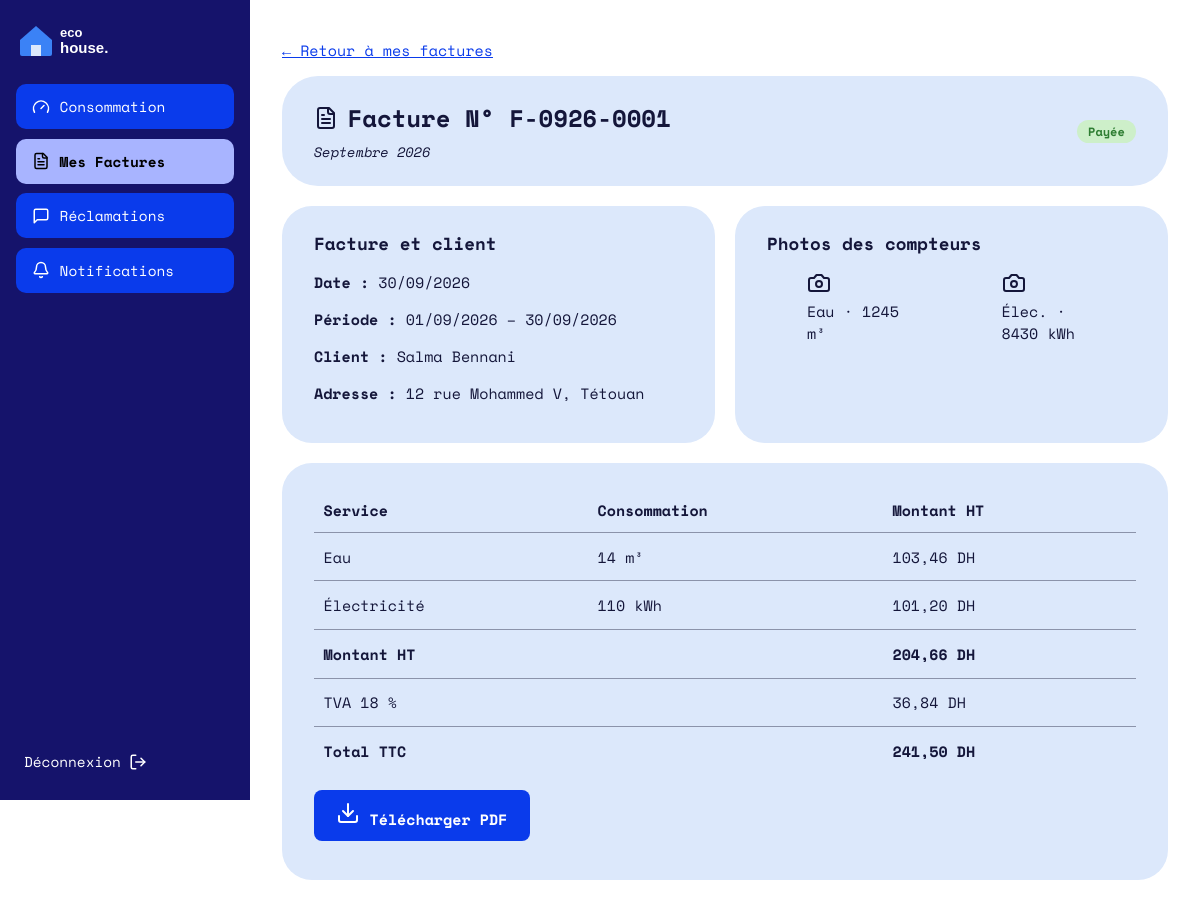
Screenshot of /Facture/one/1 (signed in) with the database file from the repository.
### tables this page shows
CREATE TABLE `facture` (
  `id` int(11) NOT NULL,
  `numero` varchar(30) NOT NULL,
  `id_client` int(11) NOT NULL,
  `id_consommation` int(11) NOT NULL,
  `date_facture` date NOT NULL,
  `periode` varchar(20) NOT NULL,
  `conso_eau` decimal(10,2) DEFAULT NULL,
  `conso_elec` decimal(10,2) DEFAULT NULL,
  `montant_ht` decimal(10,2) DEFAULT NULL,
  `tva` decimal(10,2) DEFAULT NULL,
  `montant_ttc` decimal(10,2) DEFAULT NULL,
  `statut` enum('impayee','payee') DEFAULT 'impayee'
);

CREATE TABLE `consommation` (
  `id` int(11) NOT NULL,
  `id_client` int(11) NOT NULL,
  `mois` tinyint(4) NOT NULL,
  `annee` smallint(6) NOT NULL,
  `index_eau` decimal(10,2) NOT NULL,
  `index_elec` decimal(10,2) NOT NULL,
  `photo_eau` varchar(255) DEFAULT NULL,
  `photo_elec` varchar(255) DEFAULT NULL,
  `date_saisie` datetime DEFAULT current_timestamp(),
  `statut` enum('normale','anomalie','corrigee') DEFAULT 'normale',
  CONSTRAINT `chk_mois` CHECK (`mois` BETWEEN 1 AND 12)
);

CREATE TABLE `client` (
  `id` int(11) NOT NULL,
  `nom` varchar(100) NOT NULL,
  `prenom` varchar(100) NOT NULL,
  `adresse` varchar(255) DEFAULT NULL,
  `telephone` varchar(20) DEFAULT NULL,
  `email` varchar(150) NOT NULL,
  `mot_de_passe` varchar(255) NOT NULL,
  `num_compteur_eau` varchar(50) DEFAULT NULL,
  `num_compteur_elec` varchar(50) DEFAULT NULL,
  `index_initial_eau` decimal(10,2) NOT NULL DEFAULT 0.00,
  `index_initial_elec` decimal(10,2) NOT NULL DEFAULT 0.00,
  `date_creation` datetime DEFAULT current_timestamp()
);

### Traitement/Facture.php (called while the page is built, shortened)
<?php
function calculerMontant(float $conso, string $type): float
{
    $tranches = TRANCHES[$type];
    if (!CALCUL_PROGRESSIF) {
        foreach ($tranches as [$max, $prix]) {
            if ($max === null || $conso <= $max) {
                return round($conso * $prix, 2);
            }
        }
    }
    $total = 0.0;
    return round($total, 2);
}
function factureOne(int $id): void
{
    $facture = bdFactureOne($id);
    $facture['montant_eau']  = calculerMontant((float) $facture['conso_eau'], 'eau');
    $facture['montant_elec'] = calculerMontant((float) $facture['conso_elec'], 'elec');
    afficherVue('facture/one.php', [
        'titre'   => 'Facture ' . $facture['numero'],
        'facture' => $facture,
    ]);
}

### index.php (called while the page is built, shortened)
<?php
require_once __DIR__ . '/BD/Connexion.php';
require_once __DIR__ . '/Traitement/Auth.php';
$url      = trim((string) ($_GET['url'] ?? ''), '/');
$segments = $url === '' ? ['Auth', 'login'] : explode('/', $url);
$entite = ucfirst(strtolower($segments[0]));
$action = strtolower($segments[1] ?? '');
$param  = $segments[2] ?? null;
$fonction = (PREFIXES[$entite] ?? strtolower($entite)) . ucfirst($action);
$rf   = new ReflectionFunction($fonction);
$args = [];
if ($rf->getNumberOfParameters() >= 1) {
    $type = $rf->getParameters()[0]->getType();
    if ($type instanceof ReflectionNamedType && $type->getName() === 'int') {
        $args[] = (int) $param;
    } elseif ($param !== null) {
        $args[] = preg_match('/^[a-z0-9_-]+$/i', $param) ? $param : '';
    }
} elseif ($param !== null) {
    afficher404();
}
$fonction(...$args);

### BD/Connexion.php (called while the page is built, shortened)
<?php
function getConnexion(): PDO
{
    static $pdo = null;
    $hote = 'localhost';
    $base = 'gestion_factures';
    $user = 'root';
    $mdp  = '';
    try {
        $pdo = new PDO("mysql:host=$hote;dbname=$base;charset=utf8mb4", $user, $mdp, [
            PDO::ATTR_ERRMODE            => PDO::ERRMODE_EXCEPTION,
            PDO::ATTR_DEFAULT_FETCH_MODE => PDO::FETCH_ASSOC,
            PDO::ATTR_EMULATE_PREPARES   => false,
        ]);
    } catch (PDOException $e) {
        http_response_code(500);
        exit('Connexion à la base impossible : MySQL est-il démarré et la base gestion_factures importée ?');
    }
    return $pdo;
}

### BD/Facture.php (called while the page is built, shortened)
<?php
function bdFactureOne(int $id): array
{
    $st = getConnexion()->prepare(
        "SELECT f.*,
                c.nom, c.prenom, c.adresse, c.num_compteur_eau, c.num_compteur_elec,
                co.mois, co.annee, co.index_eau, co.index_elec, co.photo_eau, co.photo_elec
         FROM facture f
         JOIN client c        ON c.id  = f.id_client
         JOIN consommation co ON co.id = f.id_consommation
         WHERE f.id = :id");
    $st->execute([':id' => $id]);
    $row = $st->fetch();
    return $row ?: [];
}

### IHM/facture/one.php (the view)
<?php
$e        = fn($x) => htmlspecialchars((string) $x, ENT_QUOTES, 'UTF-8');
$moisNoms = ['Janvier','Février','Mars','Avril','Mai','Juin','Juillet','Août','Septembre','Octobre','Novembre','Décembre'];
$dh       = fn($x) => number_format((float) $x, 2, ',', ' ') . ' DH';
$num      = fn($x) => rtrim(rtrim(number_format((float) $x, 2, ',', ''), '0'), ',');
$f        = $facture;
$debut    = sprintf('01/%02d/%04d', $f['mois'], $f['annee']);
$fin      = date('t/m/Y', mktime(0, 0, 0, (int) $f['mois'], 1, (int) $f['annee']));
?>
<p><a href="<?= BASE_URL ?>Facture/all">← Retour à mes factures</a></p>
<header class="carte carte-titre">
  <div>
    <h1><i data-lucide="file-text"></i> Facture N° <?= $e($f['numero']) ?></h1>
    <p class="sous-titre"><?= $moisNoms[(int) $f['mois'] - 1] . ' ' . (int) $f['annee'] ?></p>
  </div>
  <?php if ($f['statut'] === 'payee'): ?>
    <span class="badge badge-vert">Payée</span>
  <?php else: ?>
    <span class="badge badge-rouge">Impayée</span>
  <?php endif; ?>
</header>
<div class="grille-2">
  <section class="carte">
    <h3>Facture et client</h3>
    <p><strong>Date :</strong> <?= date('d/m/Y', strtotime($f['date_facture'])) ?></p>
    <p><strong>Période :</strong> <?= $debut ?> – <?= $fin ?></p>
    <p><strong>Client :</strong> <?= $e($f['prenom'] . ' ' . $f['nom']) ?></p>
    <p><strong>Adresse :</strong> <?= $e($f['adresse'] ?? '') ?></p>
  </section>
  <section class="carte">
    <h3>Photos des compteurs</h3>
    <div class="grille-2">
      <figure>
        <?php if (!empty($f['photo_eau'])): ?>
          <img src="<?= BASE_URL . $e($f['photo_eau']) ?>" alt="Compteur d'eau">
        <?php else: ?>
          <i data-lucide="camera"></i>
        <?php endif; ?>
        <figcaption>Eau · <?= $num($f['index_eau']) ?> m³</figcaption>
      </figure>
      <figure>
        <?php if (!empty($f['photo_elec'])): ?>
          <img src="<?= BASE_URL . $e($f['photo_elec']) ?>" alt="Compteur d'électricité">
        <?php else: ?>
          <i data-lucide="camera"></i>
        <?php endif; ?>
        <figcaption>Élec. · <?= $num($f['index_elec']) ?> kWh</figcaption>
      </figure>
    </div>
  </section>
</div>
<section class="carte">
  <table class="tableau">
    <thead>
      <tr><th>Service</th><th>Consommation</th><th>Montant HT</th></tr>
    </thead>
    <tbody>
      <tr><td>Eau</td><td><?= $num($f['conso_eau']) ?> m³</td><td><?= $dh($f['montant_eau']) ?></td></tr>
      <tr><td>Électricité</td><td><?= $num($f['conso_elec']) ?> kWh</td><td><?= $dh($f['montant_elec']) ?></td></tr>
      <tr><td><strong>Montant HT</strong></td><td></td><td><strong><?= $dh($f['montant_ht']) ?></strong></td></tr>
      <tr><td>TVA 18 %</td><td></td><td><?= $dh($f['tva']) ?></td></tr>
      <tr><td><strong>Total TTC</strong></td><td></td><td><strong><?= $dh($f['montant_ttc']) ?></strong></td></tr>
    </tbody>
  </table>
  <p>
    <a class="btn-principal" href="<?= BASE_URL ?>Facture/pdf/<?= (int) $f['id'] ?>">
      <i data-lucide="download"></i> Télécharger PDF
    </a>
  </p>
</section>

### assets/css/style.css (style rules this page uses)
:root { --marine:#15136B; --bleu:#0A3BEB; --bleu-clair:#A8B4FF; --carte:#DCE8FB; --cercle:#5B6CF5; --bordure:#D5DBE8; --filet:#8B93AA; --texte:#14163A; }
* { box-sizing:border-box }
body { margin:0;font-family:"Space Mono",ui-monospace,Consolas,monospace;color:var(--texte);background:#fff;font-size:15px }
h1,h2,h3 { margin:0;font-weight:700 }
a { color:var(--bleu) }
.carte { background:var(--carte);border-radius:30px;padding:1.5rem 2rem;margin-bottom:1.25rem }
.carte-titre { border-radius:36px;display:flex;align-items:center;justify-content:space-between;gap:1rem }
.carte-titre h1 { font-size:1.5rem;display:flex;align-items:center;gap:.6rem }
.sous-titre { margin:.4rem 0 0;font-style:italic;font-size:.85rem }
.grille-2 { display:grid;grid-template-columns:1fr 1fr;gap:1.25rem }
.btn-principal { display:inline-block;background:var(--bleu);color:#fff;font:inherit;font-weight:700;border:0;border-radius:8px;padding:.7rem 1.4rem;cursor:pointer;text-decoration:none }
.badge { display:inline-block;padding:.2rem .7rem;border-radius:999px;font-size:.75rem;font-weight:700 }
.badge-vert { background:#CDEFC9;color:#2E7D32 }
.tableau { width:100%;border-collapse:collapse }
.tableau th { text-align:left;font-weight:700;padding:.7rem .6rem;border-bottom:1px solid var(--filet) }
.tableau td { padding:.8rem .6rem;border-bottom:1px solid var(--filet) }
.tableau tr:last-child td { border-bottom:0 }

### rows the page displays
facture: numero "F-0926-0001", id_consommation.mois "Septembre", id_consommation.annee "2026", date_facture "30/09/2026", id_consommation.annee "01/09/2026", id_consommation.annee "30/09/2026", id_client.nom "Salma Bennani", id_client.adresse "12 rue Mohammed V, Tétouan", id_consommation.index_eau "1245", id_consommation.index_elec "8430", conso_eau "14", conso_elec "110", montant_ht "204,66 DH", tva "36,84 DH", montant_ttc "241,50 DH"

### other values shown
$libelle "Consommation"
$libelle "Mes Factures"
$libelle "Réclamations"
$libelle "Notifications"
$dh($f['montant_eau']) "103,46 DH"
$dh($f['montant_elec']) "101,20 DH"
